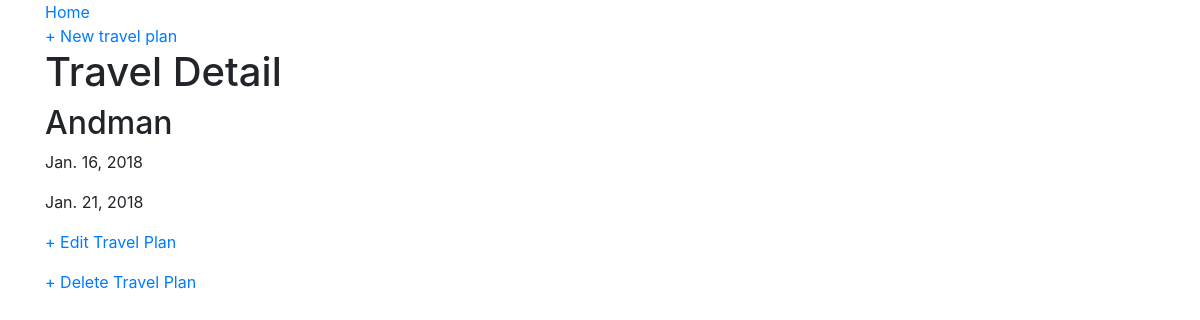
The app's page /travel/2/, older data.
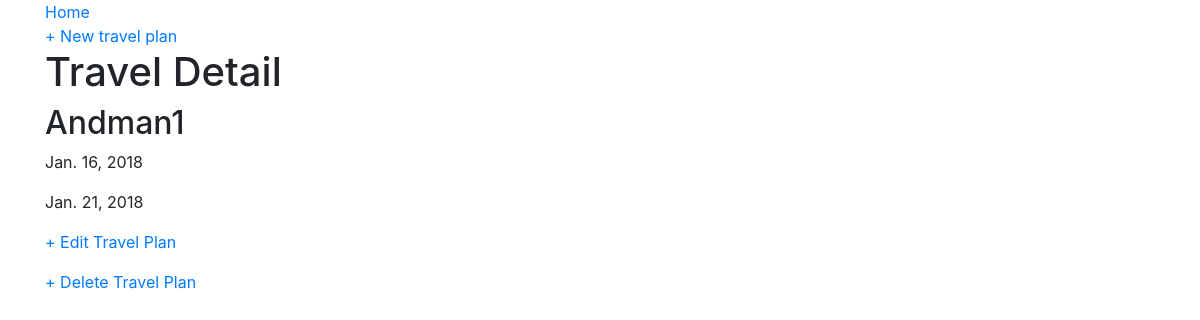
The same page, newer data.
### home/models.py (models this page shows, shortened)
class Travel(models.Model):
    destination = models.TextField()
    start_date = models.DateField()
    end_date = models.DateField()
    user_id = models.ForeignKey(
        'auth.User',
        on_delete=models.CASCADE,
    )

### home/views.py (the view)
# urls.py: path('travel/<int:pk>/', views.TravelDetailView.as_view(), name='travel_detail'),
class TravelDetailView(DetailView):
    model = Travel
    template_name = 'travel_detail.html'

### home/templates/travel_detail.html
{% extends 'base.html' %} {% block content %}
<div class="travel-entry">
    <h1>Travel Detail</h1>
    <h2>{{ object.destination }}</h2>
    <p>{{ object.start_date }}</p>
    <p>{{ object.end_date }}</p>
</div>
<p><a href= "{% url 'travel_edit' travel.pk %}">+ Edit Travel Plan</a></p>
<p><a href="{% url 'travel_delete' travel.pk %}">+ Delete Travel Plan</a></p>
{% endblock content %}

Row changes from the older to the newer data that the page shows:
changed Travel: destination "Andman" → "Andman1"
